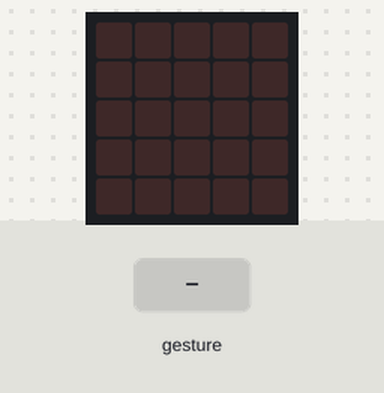
The program below on a simulated BBC micro:bit (MakeCode). On the bench: the board's 5×5 LED display. Inputs (shaded band) come from the test bench. Random numbers come from a fixed seed; a tilt is held for 1.5 s and a shake lasts 1 s, then the board lies face up again.

Above: at 1.2 s.
1.3 s: gesture 'shake'
At 2.1 s:
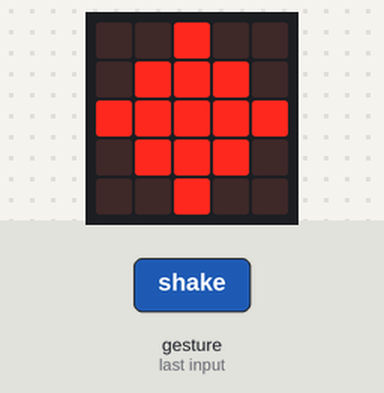
3.0 s: gesture 'shake'
At 4.6 s:
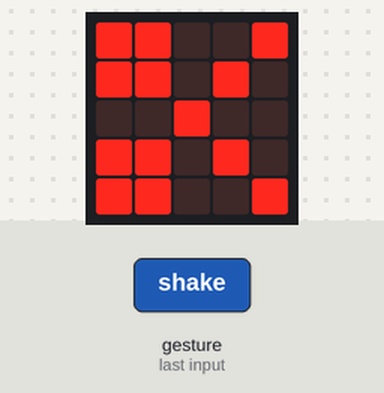
Timing chart, 0 to 6.1 s (numbered marks = the images above; inputs shaded):
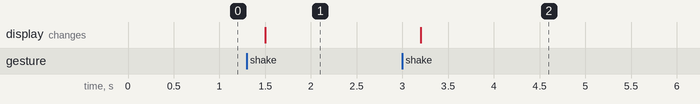

Measured:
- after the input at 1.3 s, the display: changes after 0.20 s (image 1)
- after the input at 3.0 s, the display: changes after 0.20 s (image 2)

The program:

main.ts
```typescript
let hand = 0
input.onGesture(Gesture.Shake, function () {
    hand = randint(1, 3)
    if (hand == 1) {
        basic.showLeds(`
            . . # . .
            . # # # .
            # # # # #
            . # # # .
            . . # . .
            `)
    } else if (hand == 2) {
        basic.showLeds(`
            # # # # #
            # . . . #
            # . . . #
            # . . . #
            # # # # #
            `)
    } else {
        basic.showLeds(`
            # # . . #
            # # . # .
            . . # . .
            # # . # .
            # # . . #
            `)
    }
})
```

test.ts
```typescript
// testes vão aqui; isto não será compilado quando este pacote for usado como uma extensão.
```
